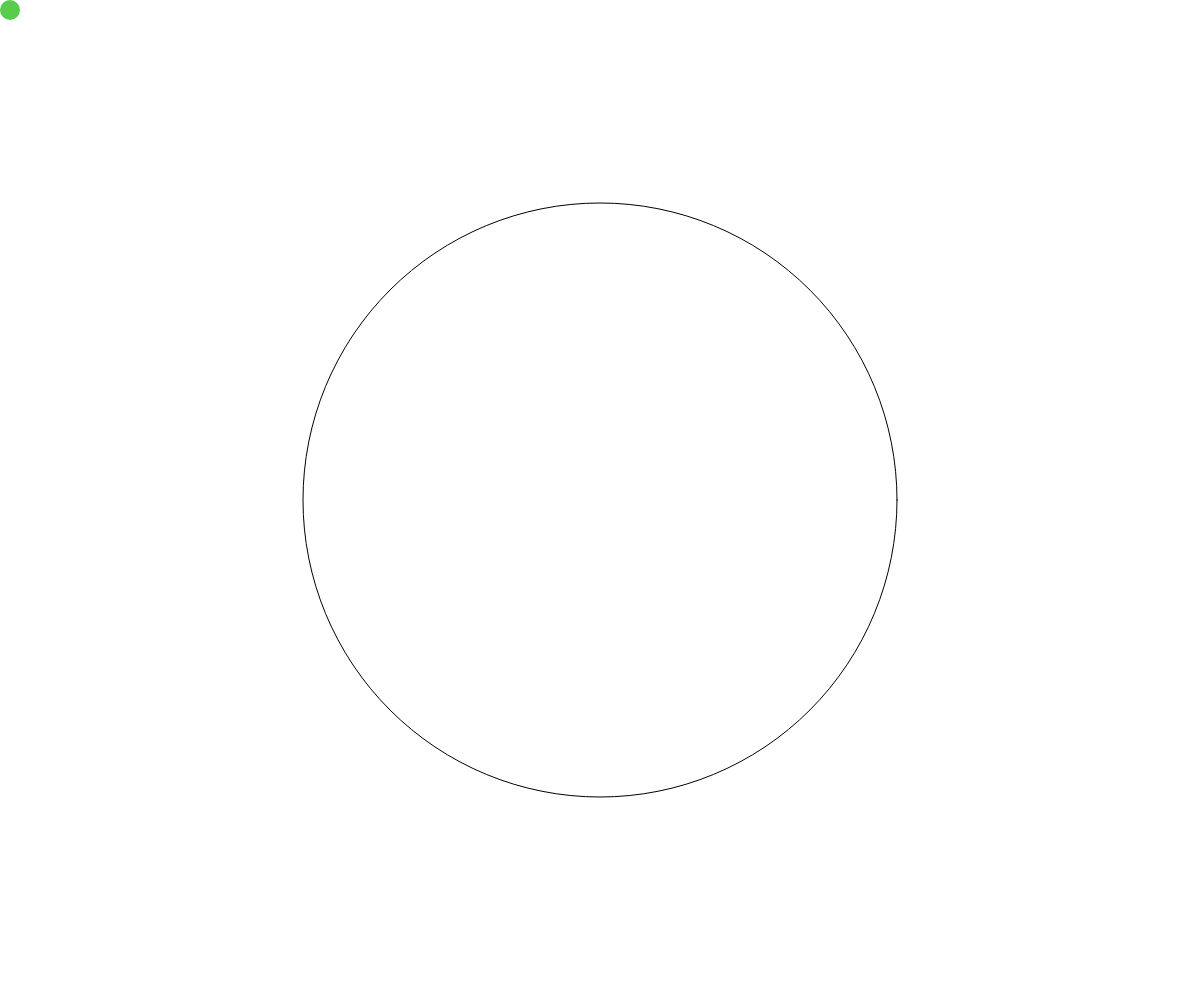
Frame 1 (no input)
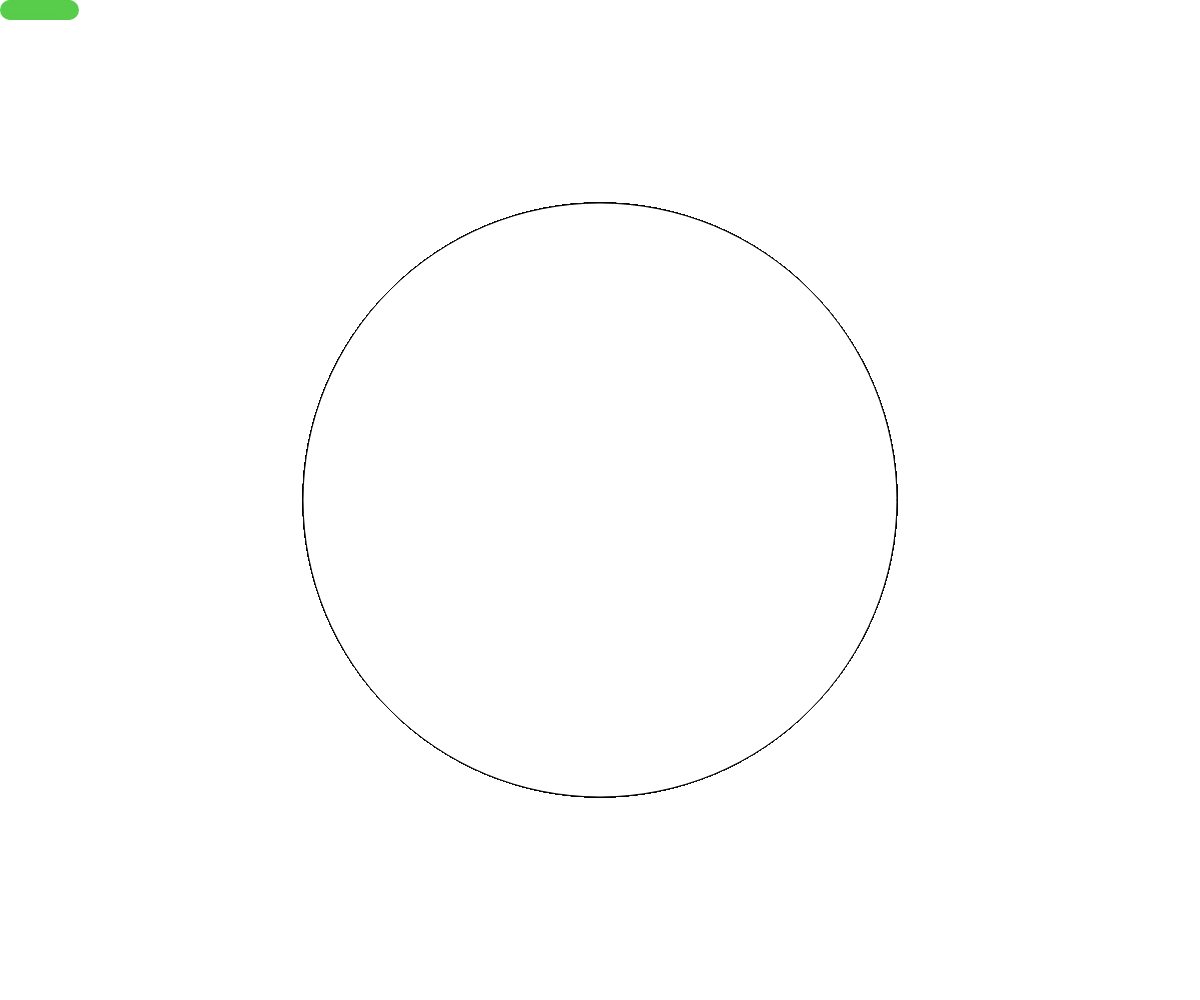
Frame 60 (no input)
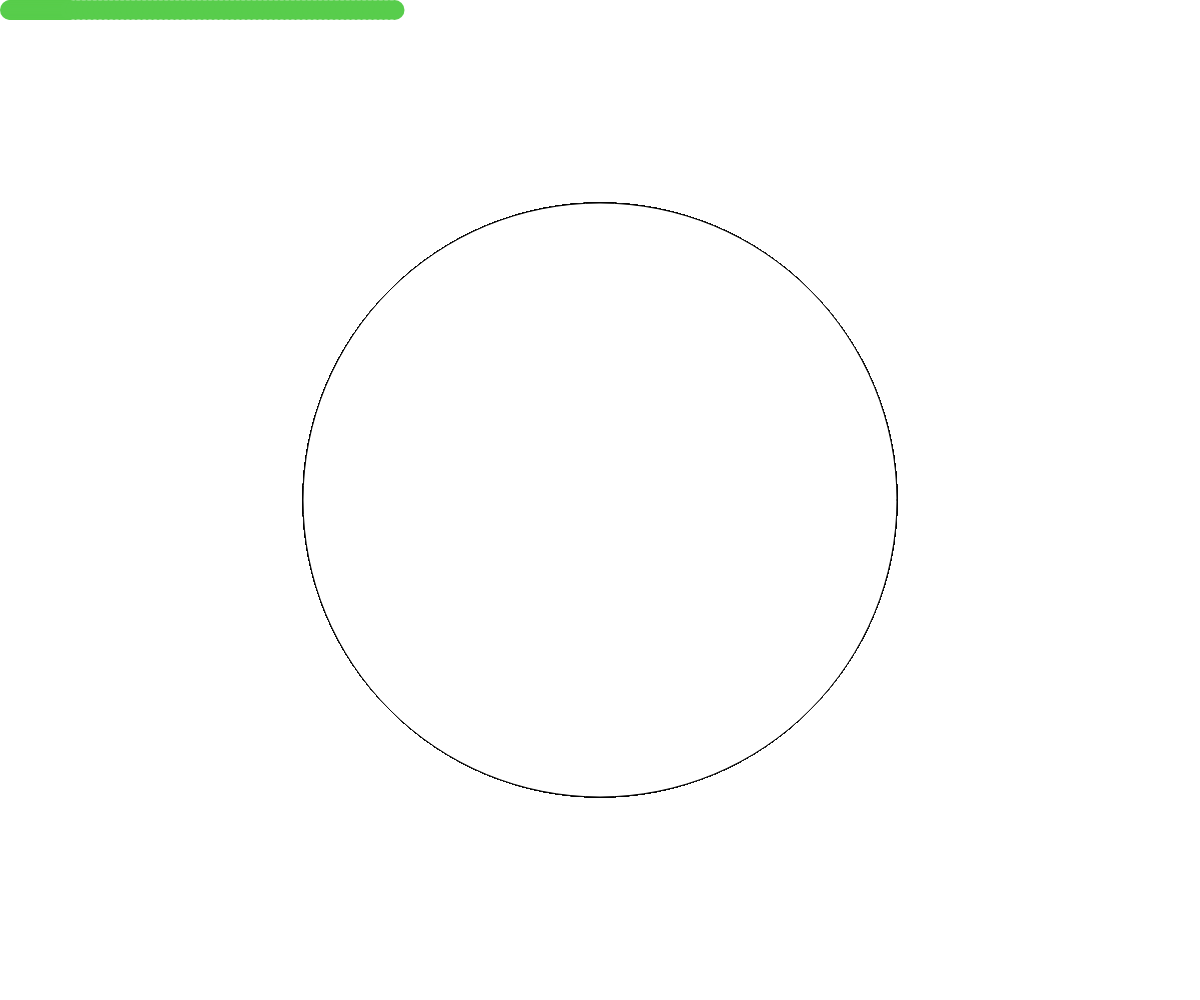
Frame 120 (the mouse pressed at the canvas centre since frame 60)

The p5.js sketch that drew these frames (run headless with seeded random() and noise() and a simulated clock; from frame 60 on, the mouse is pressed at the canvas centre):

// p5.js sketch
// ── sketch.js
var x;
var y;
var padding;
var circleSize;
var xDirection;
var yDirection;
var speed;
var r;
var g;
var b;
var laps;

function setup() {
  createCanvas(windowWidth, windowHeight);
  circleSize = 20;
  padding = circleSize/2;
  x = padding;
  y = padding;
  xDirection = 1;
  yDirection = 0;
  speed = 3;
  r = random(255);
  g = random(255);
  b = random(255);
  laps = 0;
}

function draw() {
    speed = map(mouseX, 0, width, 1, 10);
    
    if(x >= (width - padding) && (y <= padding)) {
    xDirection = 0;
    yDirection = 1;
    r = random(255);
    }

      else if((x >= (width - padding)) && (y >= (height - padding))) {
      xDirection = -1;
      yDirection = 0;
      g = random(255);
      }
  
        else if((x <= padding) && (y >= (height - padding))) {
        xDirection = 0;
        yDirection = -1;
        b = random(255);
        }
  
          else if((x <= padding) && (y <= padding)) {
          xDirection = 1;
          yDirection = 0;
          r = random(255);
          g = random(255);
          b = random(255);
          laps++
          }
  
  var lapInverse = map(laps, 0, 100, width/2, 0);
  fill(255,255,255);
  stroke(0);
  ellipse(width/2, height/2, lapInverse, lapInverse);
  noStroke();
  fill(r,g,b);
  ellipse(x, y, circleSize, circleSize);
  x = x + (xDirection * speed);
  y = y + (yDirection * speed);
  
  }
